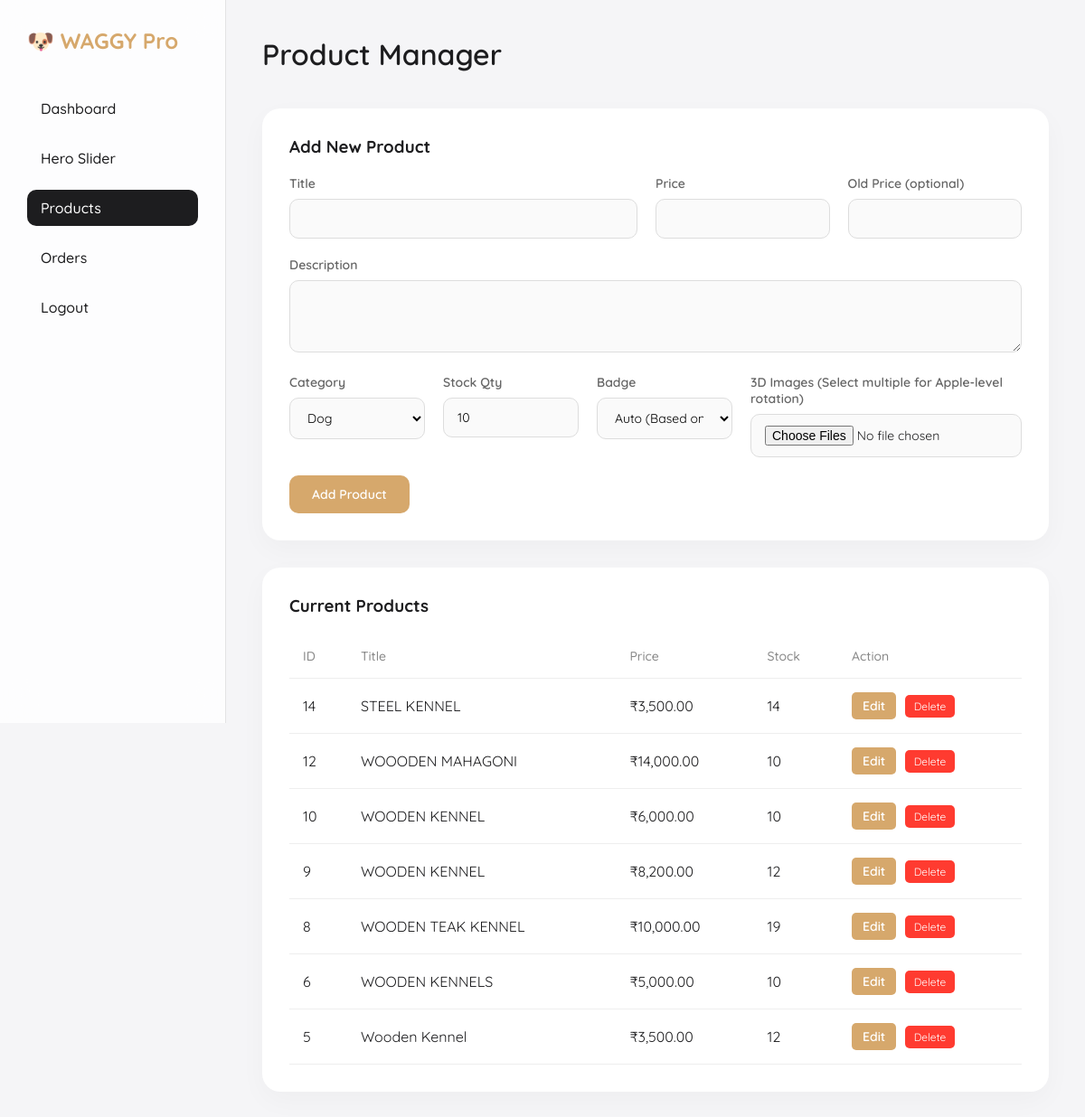
The page /admin/product_manager.php (signed in) on the database its author committed.
### tables this page shows
CREATE TABLE `products` (
  `id` int(11) NOT NULL,
  `title` varchar(255) NOT NULL,
  `description` text DEFAULT NULL,
  `price` decimal(10,2) NOT NULL,
  `old_price` decimal(10,2) DEFAULT NULL,
  `category` varchar(100) DEFAULT NULL,
  `badge` varchar(50) DEFAULT NULL,
  `rating` int(11) DEFAULT 5,
  `stock_status` varchar(50) DEFAULT 'In Stock',
  `stock_quantity` int(11) DEFAULT 10,
  `created_at` timestamp NOT NULL DEFAULT current_timestamp()
);

### admin/product_manager.php (the view, shortened to what this page needs)
<?php
require_once '../db.php';
$products = $pdo->query("SELECT * FROM products ORDER BY id DESC")->fetchAll();
?>
<!DOCTYPE html>
<html>
<head>
    <link rel="stylesheet" href="assets/admin.css">
</head>
<body>
    <div class="admin-container">
        <div class="sidebar">
            <h2>🐶 WAGGY Pro</h2>
            <ul>
                <li><a href="index.php">Dashboard</a></li>
                <li><a href="hero_manager.php">Hero Slider</a></li>
                <li><a href="product_manager.php" class="active">Products</a></li>
                <li><a href="orders.php">Orders</a></li>
                <li><a href="logout.php">Logout</a></li>
            </ul>
        </div>
        <div class="main-content">
            <div class="header-top">
                <h1>Product Manager</h1>
            </div>
            <div class="card">
                <h3>Add New Product</h3>
                <form method="POST" enctype="multipart/form-data" style="margin-top:20px;">
                    <div style="display:flex; gap:20px;">
                        <div class="form-group" style="flex:2;">
                            <label>Title</label>
                            <input type="text" name="title" required>
                        </div>
                        <div class="form-group" style="flex:1;">
                            <label>Price</label>
                            <input type="number" step="0.01" name="price" required>
                        </div>
                        <div class="form-group" style="flex:1;">
                            <label>Old Price (optional)</label>
                            <input type="number" step="0.01" name="old_price">
                        </div>
                    </div>
                    <div class="form-group">
                        <label>Description</label>
                        <textarea name="description" rows="3"></textarea>
                    </div>
                    <div style="display:flex; gap:20px;">
                        <div class="form-group" style="flex:1;">
                            <label>Category</label>
                            <select name="category" required>
                                <option value="dog">Dog</option>
                            </select>
                        </div>
                        <div class="form-group" style="flex:1;">
                            <label>Stock Qty</label>
                            <input type="number" name="stock_quantity" value="10" required>
                        </div>
                        <div class="form-group" style="flex:1;">
                            <label>Badge</label>
                            <select name="badge">
                                <option value="">Auto (Based on Stock)</option>
                            </select>
                        </div>
                        <div class="form-group" style="flex:2;">
                            <label>3D Images (Select multiple for Apple-level rotation)</label>
                            <input type="file" name="images[]" multiple accept="image/*" required>
                        </div>
                    </div>
                    <button type="submit" name="add_product" class="btn-primary">Add Product</button>
                </form>
            </div>
            <div class="card">
                <h3>Current Products</h3>
                <table>
                    <thead>
                        <tr>
                            <th>ID</th>
                            <th>Title</th>
                            <th>Price</th>
                            <th>Stock</th>
                            <th>Action</th>
                        </tr>
                    </thead>
                    <tbody>
                        <?php foreach ($products as $p): ?>
                            <tr>
                                <td><?= $p['id'] ?></td>
                                <td><?= htmlspecialchars($p['title']) ?></td>
                                <td>₹<?= number_format($p['price'], 2) ?></td>
                                <td><?= isset($p['stock_quantity']) ? $p['stock_quantity'] : '10' ?></td>
                                <td>
                                    <a href="edit_product.php?id=<?= $p['id'] ?>" class="btn-primary"
                                        style="padding: 6px 12px; text-decoration: none; font-size: 14px; border-radius: 5px; margin-right: 5px;">Edit</a>
                                    <form method="POST" style="display:inline;"
                                        onsubmit="return confirm('Delete this product?');">
                                        <button type="submit" name="delete_product" class="btn-danger">Delete</button>
                                    </form>
                                </td>
                            </tr>
                        <?php endforeach; ?>
                    </tbody>
                </table>
            </div>
        </div>
    </div>
</body>
</html>

### admin/assets/admin.css (style rules this page uses)
* { margin: 0; padding: 0; box-sizing: border-box; font-family: 'Quicksand', sans-serif; }
body { background: #f5f5f7; color: #1d1d1f; }
.admin-container { display: flex; min-height: 100vh; }
.sidebar { width: 250px; background: rgba(255, 255, 255, 0.8); backdrop-filter: blur(20px); border-right: 1px solid rgba(0, 0, 0, 0.1); padding: 30px; position: fixed; height: 100vh; }
.sidebar h2 { font-size: 24px; color: #d6a86c; margin-bottom: 40px; display: flex; align-items: center; gap: 10px; }
.sidebar ul { list-style: none; }
.sidebar ul li { margin-bottom: 15px; }
.sidebar ul li a { text-decoration: none; color: #1d1d1f; font-size: 16px; font-weight: 500; display: block; padding: 10px 15px; border-radius: 10px; transition: 0.3s; }
.sidebar ul li a:hover, .sidebar ul li a.active { background: #1d1d1f; color: #fff; }
.main-content { flex: 1; margin-left: 250px; padding: 40px; }
.header-top { display: flex; justify-content: space-between; align-items: center; margin-bottom: 40px; }
.header-top h1 { font-size: 32px; font-weight: 600; }
.card { background: #fff; padding: 30px; border-radius: 20px; box-shadow: 0 10px 30px rgba(0, 0, 0, 0.03); margin-bottom: 30px; }
.form-group { margin-bottom: 20px; text-align: left; }
.form-group label { display: block; margin-bottom: 8px; font-size: 14px; color: #666; font-weight: 600; }
.form-group input, .form-group textarea, .form-group select { width: 100%; padding: 12px 15px; border: 1px solid #ddd; border-radius: 10px; font-size: 14px; background: #fafafa; outline: none; transition: 0.3s; }
.btn-primary { padding: 12px 25px; border: none; border-radius: 10px; background: #d6a86c; color: white; cursor: pointer; font-size: 14px; font-weight: 600; text-decoration: none; display: inline-block; transition: 0.3s; }
.btn-danger { background: #ff3b30; color: white; padding: 5px 10px; border: none; border-radius: 5px; cursor: pointer; font-size: 12px; text-decoration: none; }
table { width: 100%; border-collapse: collapse; margin-top: 20px; }
table th, table td { padding: 15px; text-align: left; border-bottom: 1px solid #eee; }
table th { font-size: 14px; color: #888; font-weight: 500; }

### rows shown on the page
products: id "14", title "STEEL KENNEL", price "3,500.00", stock_quantity "14"
products: id "12", title "WOOODEN MAHAGONI", price "14,000.00", stock_quantity "10"
products: id "10", title "WOODEN KENNEL", price "6,000.00", stock_quantity "10"
products: id "9", title "WOODEN KENNEL", price "8,200.00", stock_quantity "12"
products: id "8", title "WOODEN TEAK KENNEL", price "10,000.00", stock_quantity "19"
products: id "6", title "WOODEN KENNELS", price "5,000.00", stock_quantity "10"
products: id "5", title "Wooden Kennel", price "3,500.00", stock_quantity "12"
